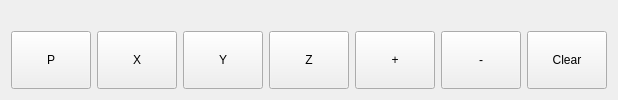
            <widget class="QWidget" name="tab_3">
             <property name="styleSheet">
              <string notr="true">QPushButton {
    min-height: 50px;
    min-width: 50px;
    font: 14pt &quot;DejaVu Sans&quot;;
}</string>
             </property>
             <attribute name="title">
              <string>Backplot</string>
             </attribute>
             <layout class="QGridLayout" name="gridLayout_4">
              <item row="2" column="3">
               <widget class="QPushButton" name="yView">
                <property name="text">
                 <string>Y</string>
                </property>
               </widget>
              </item>
              <item row="1" column="1" colspan="7">
               <widget class="GcodeBackplot" name="gcodebackplot">
                <property name="_dro" stdset="0">
                 <bool>false</bool>
                </property>
               </widget>
              </item>
              <item row="2" column="2">
               <widget class="QPushButton" name="xView">
                <property name="text">
                 <string>X</string>
                </property>
               </widget>
              </item>
              <item row="2" column="5">
               <widget class="QPushButton" name="viewZoomIn">
                <property name="text">
                 <string>+</string>
                </property>
               </widget>
              </item>
              <item row="2" column="4">
               <widget class="QPushButton" name="zView">
                <property name="text">
                 <string>Z</string>
                </property>
               </widget>
              </item>
              <item row="2" column="1">
               <widget class="QPushButton" name="pView">
                <property name="text">
                 <string>P</string>
                </property>
               </widget>
              </item>
              <item row="2" column="7">
               <widget class="QPushButton" name="clearView">
                <property name="text">
                 <string>Clear</string>
                </property>
               </widget>
              </item>
              <item row="2" column="6">
               <widget class="QPushButton" name="viewZoomOut">
                <property name="text">
                 <string>-</string>
                </property>
               </widget>
              </item>
             </layout>
            </widget>
